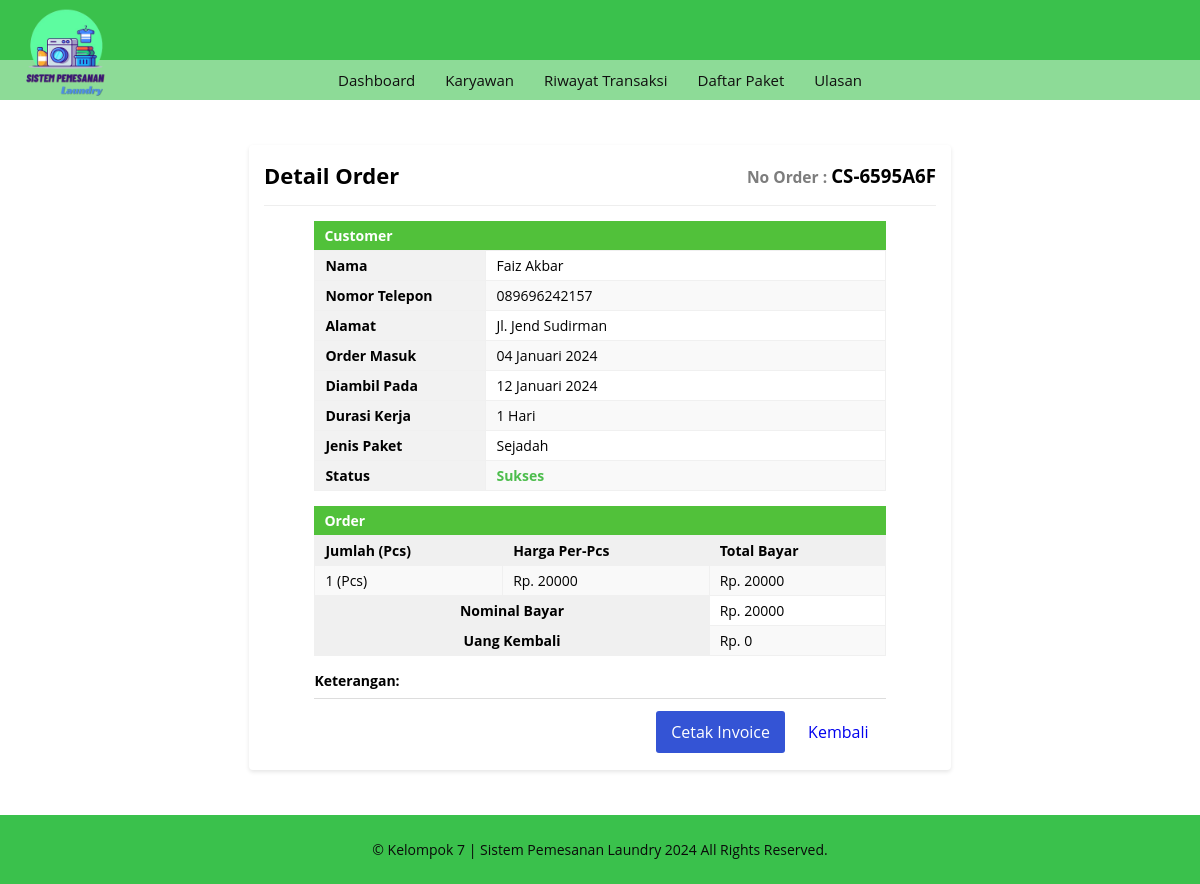
The app's page /riwayat_transaksi/riwayat_cs/detail_cs.php?id_cs=5 with its own data.
### tables this page shows
CREATE TABLE `tb_riwayat_cs` (
  `id_cs` int(11) NOT NULL,
  `or_number` varchar(20) DEFAULT NULL,
  `pelanggan` varchar(100) DEFAULT NULL,
  `no_telp` char(15) DEFAULT NULL,
  `alamat` text DEFAULT NULL,
  `j_paket` varchar(50) DEFAULT NULL,
  `wkt_kerja` varchar(20) DEFAULT NULL,
  `jml_pcs` int(11) DEFAULT NULL,
  `h_perpcs` int(11) DEFAULT NULL,
  `tgl_msk` varchar(40) DEFAULT NULL,
  `tgl_klr` varchar(40) DEFAULT NULL,
  `total` int(11) DEFAULT NULL,
  `nominal_byr` int(11) DEFAULT NULL,
  `kembalian` int(11) DEFAULT NULL,
  `status` varchar(20) DEFAULT NULL,
  `keterangan` text DEFAULT NULL
);

### _functions.php (called while the page is built, shortened)
<?php
$host	= 'localhost';
$user = 'root';
$pass	= '';
$db	= 'laundry_app';
$koneksi = mysqli_connect($host,$user,$pass,$db);
function query($query){
	global $koneksi;
	$result = mysqli_query($koneksi, $query);
	$rows = [];
	while ($row = mysqli_fetch_assoc($result)) {
		$rows[] = $row;
	}
	return $rows;
}
function url($url = null){
	$url_utama = "http://localhost/rumah_laundry";
	if ($url != null) {
		return $url_utama . '/' . $url;
	}else{
		return $url_utama;
	}
}

### riwayat_transaksi/riwayat_cs/detail_cs.php (the view, shortened to what this page needs)
<?php
   require_once('../../_header.php');
   $get_id = $_GET['id_cs'];
   $data = query("SELECT * FROM tb_riwayat_cs WHERE id_cs = $get_id")[0];
?>
<div id="detail_or_cs" class="main-content">
   <div class="container">
      <div class="baris">
         <div class="col mt-2">
            <div class="card-md">
               <div class="card-title card-flex">
                  <div class="card-col">
                     <h2>Detail Order</h2>
                  </div>
                  <div class="card-col txt-right">
                     <h3 class="no-order"><small>No Order : </small><?=$data['or_number']?></h3>
                  </div>
               </div>
               <div class="card-body">
                     <div class="jdl-or">
                        <h4>Customer</h4>
                     </div>
                     <table class="tb-detail_customer">
                        <tr>
                           <th>Nama</th>
                           <td><?=$data['pelanggan']?></td>
                        </tr>
                        <tr>
                           <th>Nomor Telepon</th>
                           <td><?=$data['no_telp']?></td>
                        </tr>
                        <tr>
                           <th>Alamat</th>
                           <td><?=$data['alamat']?></td>
                        </tr>
                        <tr>
                           <th>Order Masuk</th>
                           <td><?=$data['tgl_msk']?></td>
                        </tr>
                        <tr>
                           <th>Diambil Pada</th>
                           <td><?=$data['tgl_klr']?></td>
                        </tr>
                        <tr>
                           <th>Durasi Kerja</th>
                           <td><?=$data['wkt_kerja']?></td>
                        </tr>
                        <tr>
                           <th>Jenis Paket</th>
                           <td><?=$data['j_paket']?></td>
                        </tr>
                        <tr>
                           <th>Status</th>
                           <td><span class="success"><?=$data['status']?></span></td>
                        </tr>
                     </table>
                     <div class="jdl-or">
                        <h4>Order</h4>
                     </div>
                     <table class="tb-detail_order">
                        <tr>
                           <th>Jumlah (Pcs)</th>
                           <th>Harga Per-Pcs</th>
                           <th>Total Bayar</th>
                        </tr>
                        <tr>
                           <td><?=$data['jml_pcs'] . " (Pcs)"?></td>
                           <td><?="Rp. " . $data['h_perpcs']?></td>
                           <td><?="Rp. " . $data['total']?></td>
                        </tr>
                        <tr>
                           <th colspan="2" style="text-align: center;">Nominal Bayar</th>
                           <td><?="Rp. " . $data['nominal_byr']?></td>
                        </tr>
                        <tr>
                           <th colspan="2" style="text-align: center;">Uang Kembali</th>
                           <td><?="Rp. " . $data['kembalian']?></td>
                        </tr>
                     </table>
                     <div class="details">
                        <h4 class="mb-01">Keterangan:</h4>
                     </div>
                     <div class="form-footer_detail">
                        <div class="buttons">
                           <a class="btn-sm bg-primary" href="<?=url('riwayat_transaksi/riwayat_cs/cetak_info.php')?>?id_cs=<?=$data['id_cs']?>">Cetak Invoice</a>
                           <a class="btn-sm bg-transparent" href="<?=url('riwayat_transaksi/riwayat.php')?>">Kembali</a>
                        </div>
                     </div>
               </div>
            </div>
         </div>
      </div>
   </div>
</div>
<?php require_once('../../_footer.php') ?>

### _assets/css/style.css (style rules this page uses)
* { margin: 0; padding: 0; box-sizing: border-box; }
html,body { width: 100%; max-width: 100%; position: relative; font-family: 'Open sans', sans-serif; display: flex; flex-direction: column; background-image: url(../img/bg.jpg); overflow-x: hidden; }
.txt-right { text-align: right; }
.mt-2 { margin-top: 30px }
.mb-01 { margin-bottom: 8px }
.success { font-weight: bold; color:#4dbd4d; }
h2 { font-size: 22px; }
.main-content { display: flex; flex-direction: column; }
.container { display: flex; flex-direction: column; width: 1080px; max-width: 100%; margin: auto; padding: 0 15px; min-height: 20px; }
.baris { position: relative; margin: 0 -15px; display: flex; flex-direction: row; flex-wrap: wrap; }
.bg-primary { border: 2px solid #3636b2; color: #ffffff; background-color: #3454d5; }
.bg-transparent { background-color: transparent; border: 2px solid #dddddd; }
.col { flex: 1; }
.no-order small { color: #7d7d7d; }
.card-md { background-color: #fff; width: 65%; margin: 15px auto; padding: 15px; border-radius: 4px; box-shadow: 0 2px 4px rgba(0,0,0,0.10); }
.card-body { position: relative; }
.card-title { padding-bottom: 15px; margin-bottom: 15px; border-bottom: 1px solid #eeeeee; }
.card-flex { display: flex; flex-direction: row; align-items: center; justify-content: space-between; }
.card-col { flex: 1; }
.card-md .card-body table.tb-detail_customer, .card-md .card-body table.tb-detail_order { width: 85%; position: relative; margin: 0 auto; border-collapse: collapse; text-align: left; }
.card-md .card-body .jdl-or { width: 85%; font-size: 14px; padding: 5px 10px; margin: 0 auto; color: #fff; background-color: #51c13a; }
.card-md .card-body .details { width: 85%; margin: 15px auto 0; font-size: 14px; }
table.tb-detail_customer tr th { width: 30%; }
table.tb-detail_customer tr td { width: 70%; }
table.tb-detail_customer tr th, table.tb-detail_customer tr td, table.tb-detail_order tr th, table.tb-detail_order tr td { vertical-align: top; padding: 5px 10px; font-size: 14px; border: 1px solid #f0f0f0; }
table.tb-detail_order tr th { background-color: #f0f0f0; }
table.tb-detail_order tr th, table.tb-detail_order tr td { text-align: left; }
.form-footer .buttons, .form-footer_detail .buttons { text-align: right; width: 50%; margin-left: auto; }
.form-footer_detail { width: 85%; margin: 8px auto 0; border-top: 1px solid #dddddd; padding-top: 10px; display: flex; }
.btn-sm { display: inline-block; text-decoration: none; padding: 10px 15px; margin: 2px; border-radius: 3px; cursor: pointer; border: 0; }
table { width: 100%; border-collapse: collapse; margin-top: 20px; }
table th { background-color: #f2f2f2; font-weight: bold; padding: 8px; border: 1px solid #ddd; }
table td { padding: 8px; border: 1px solid #ddd; }
table tr:nth-child(even) { background-color: #f9f9f9; }

### records on screen
tb_riwayat_cs: or_number "CS-6595A6F", pelanggan "Faiz Akbar", no_telp "089696242157", alamat "Jl. Jend Sudirman", tgl_msk "04 Januari 2024", tgl_klr "12 Januari 2024", wkt_kerja "1 Hari", j_paket "Sejadah", status "Sukses", jml_pcs "1", h_perpcs "20000", total "20000", nominal_byr "20000", kembalian "0"
